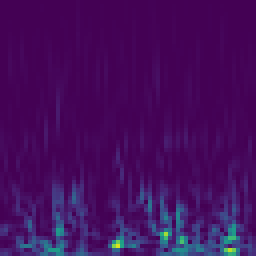
#> input picture data/generated_scalograms_C3C4_viridis_overlap0.733/drownsinessLevel0_subject12_session1_channelC3_epoch21.png, 64 x 64 px (shown 4 times larger)
$ python -i process_rpca_simple.py   (imports and definitions only)
#> lines starting #> are read from the running program, lines starting #| are printed output that depends on the picture
### src/scalogram_cnn_project/settings/config.py
from pathlib import Path
import platform
import numpy as np
import os
# Helper to load environmental variables from a local .env file
def _load_dotenv(dotenv_path):
    if dotenv_path.exists():
        with open(dotenv_path) as f:
            for line in f:
                line = line.strip()
                if not line or line.startswith("#") or "=" not in line:
                    continue
                key, val = line.split("=", 1)
                key = key.strip()
                val = val.strip().strip("'\"")
                if key not in os.environ:
                    os.environ[key] = val

PROJECT_DIR = Path(__file__).resolve().parent.parent.parent.parent
_load_dotenv(PROJECT_DIR / ".env")

DATA_DIR = PROJECT_DIR / "data"

OUTPUT_DIR = PROJECT_DIR / "outputs"

PARAM_SEARCH_DIR = PROJECT_DIR / "configs" / "hyperparameter_search"

# Resolve Dataset directories from environment variables
def _get_path_env(env_name):
    path_str = os.getenv(env_name)
    if not path_str:
        raise ValueError(
            f"{env_name} is not set. Please define it in your '.env' file in the project root "
            f"(see '.env_example' for reference)."
        )
    return Path(path_str)


################ DROZY DATASET ################

DROZY_DIR = _get_path_env("DROZY_DIR")

drozy_kss_scale = np.array([
    [-1, -1, -1, -1],
    [-1, 3, 6, 7], ## subject 1
    [-1, 3, 7, 6], ## subject 2
    [-1, 2, 3, 4], ## subject 3
    [-1, 4, 8, 9], ## subject 4
    [-1, 3, 7, 8], ## subject 5
    [-1, 2, 3, 7], ## subject 6
    [-1, 0, 4, 9], ## subject 7
    [-1, 2, 6, 8], ## subject 8
    [-1, 2, 6, 8], ## subject 9
    [-1, 3, 6, 7], ## subject 10
    [-1, 4, 7, 7], ## subject 11
    [-1, 2, 5, 6], ## subject 12
    [-1, 6, 3, 7], ## subject 13
    [-1, 5, 7, 8]  ## subject 14
])

drozy_valid_tests = np.array([
    [-1, -1, -1, -1],
    [-1, 1, 1, 1], ## subject 1
    [-1, 1, 1, 1], ## subject 2
    [-1, 1, 1, 1], ## subject 3
    [-1, 1, 1, 1], ## subject 4
    [-1, 1, 1, 1], ## subject 5
    [-1, 1, 1, 1], ## subject 6
    [-1, 0, 1, 1], ## subject 7
    [-1, 1, 1, 1], ## subject 8
    [-1, 0, 1, 1], ## subject 9
    [-1, 1, 0, 1], ## subject 10
    [-1, 1, 1, 1], ## subject 11
    [-1, 1, 0, 0], ## subject 12
    [-1, 1, 1, 0], ## subject 13
    [-1, 1, 1, 1]  ## subject 14
])

################ ITA PILOT DATASET ################

ITA_PILOT_DIR = _get_path_env("ITA_PILOT_DIR")

################ SEED_VIG DATASET ################

SEED_VIG_DIR = _get_path_env("SEED_VIG_DIR")

SEED_VIG_LABELS = _get_path_env("SEED_VIG_LABELS")

seed_vig_filenames = [
    "null",
    "10_20151125_noon.mat",
    "11_20151024_night.mat",
    "12_20150928_noon.mat",
    "13_20150929_noon.mat",
    "14_20151014_night.mat",
    "15_20151126_night.mat",
    "16_20151128_night.mat",
    "17_20150925_noon.mat",
    "18_20150926_noon.mat",
    "19_20151114_noon.mat",
    "1_20151124_noon_2.mat",
    "20_20151129_night.mat",
    "21_20151016_noon.mat",
    "2_20151106_noon.mat",
    "3_20151024_noon.mat",
    "4_20151105_noon.mat",
    "4_20151107_noon.mat",
    "5_20141108_noon.mat",
    "5_20151012_night.mat",
    "6_20151121_noon.mat",
    "7_20151015_night.mat",
    "8_20151022_noon.mat",
    "9_20151017_night.mat",
]


# [6 lines that do not run on import are left out]

### src/scalogram_cnn_project/rpca_preprocessing/process_rpca_simple.py
import os
import cv2
import numpy as np
from pathlib import Path
import logging
import shutil

from scalogram_cnn_project.rpca_preprocessing.rpca import RPCA
import scalogram_cnn_project.settings.config as config

# [1 line not run here, left out]
logger = logging.getLogger(__name__)

def process_single_image(image_path, output_folder, lamb=None, mu=None, tolerance=None, max_iteration=None, cmap="gray"):
#> called with output_folder = 'out.png', cmap = 'gray'
    input_path = Path(image_path)
    output_path = Path(output_folder)

    # Create output directory if it does not exist
    output_path.mkdir(parents=True, exist_ok=True)

    if not input_path.is_file() or input_path.suffix.lower() != ".png":
        logger.error(f"The file {image_path} is not a valid .png image or does not exist.")
        return

    logger.info(f"Processing {input_path.name}...")

    if cmap == "gray":
        # Read the image in grayscale (expected format for 2D matrices)
        img = cv2.imread(str(input_path), cv2.IMREAD_GRAYSCALE)
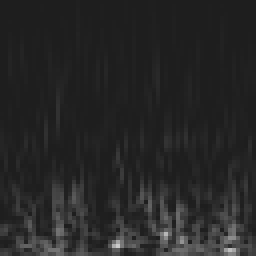
#> img: shape (64, 64) (shown 4 times larger); min 30, max 202, mean 38.4
        if img is None:
            logger.error(f"Failed to read {input_path.name}")
            return

        # Normalize the image to the [0, 1] interval for RPCA stability
        X = img.astype(float) / 255.0

        # Apply RPCA
#> (the run stopped early here; a loop or call above may not have finished)

$ run again, on data/generated_scalograms_C3C4_viridis_overlap0.733/drownsinessLevel0_subject6_session1_channelC3_epoch61.png
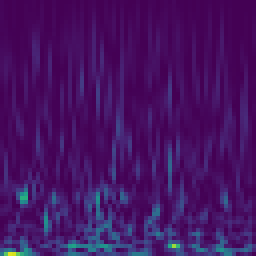
#> input picture data/generated_scalograms_C3C4_viridis_overlap0.733/drownsinessLevel0_subject6_session1_channelC3_epoch61.png, 64 x 64 px (shown 4 times larger)
#> in process_single_image, `img = cv2.imread(str(input_path), cv2.IMREAD_GRAYSCALE)`:
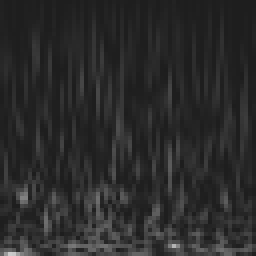
#> img: shape (64, 64) (shown 4 times larger); min 29, max 203, mean 42.6

$ run again, on data/generated_scalograms_C3C4_viridis_overlap0.733/drownsinessLevel1_subject11_session3_channelC3_epoch30.png
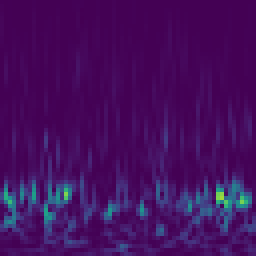
#> input picture data/generated_scalograms_C3C4_viridis_overlap0.733/drownsinessLevel1_subject11_session3_channelC3_epoch30.png, 64 x 64 px (shown 4 times larger)
#> in process_single_image, `img = cv2.imread(str(input_path), cv2.IMREAD_GRAYSCALE)`:
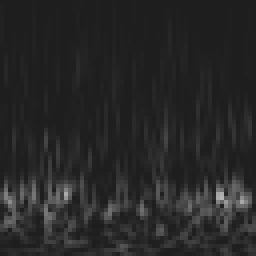
#> img: shape (64, 64) (shown 4 times larger); min 29, max 181, mean 39.3

$ run again, on data/generated_scalograms_C3C4_viridis_overlap0.733/drownsinessLevel1_subject14_session1_channelC3_epoch19.png
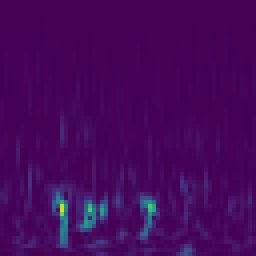
#> input picture data/generated_scalograms_C3C4_viridis_overlap0.733/drownsinessLevel1_subject14_session1_channelC3_epoch19.png, 64 x 64 px (shown 4 times larger)
#> in process_single_image, `img = cv2.imread(str(input_path), cv2.IMREAD_GRAYSCALE)`:
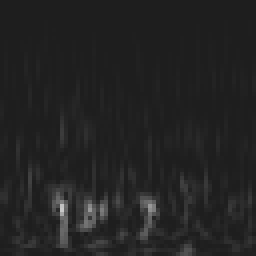
#> img: shape (64, 64) (shown 4 times larger); min 30, max 200, mean 35.1
